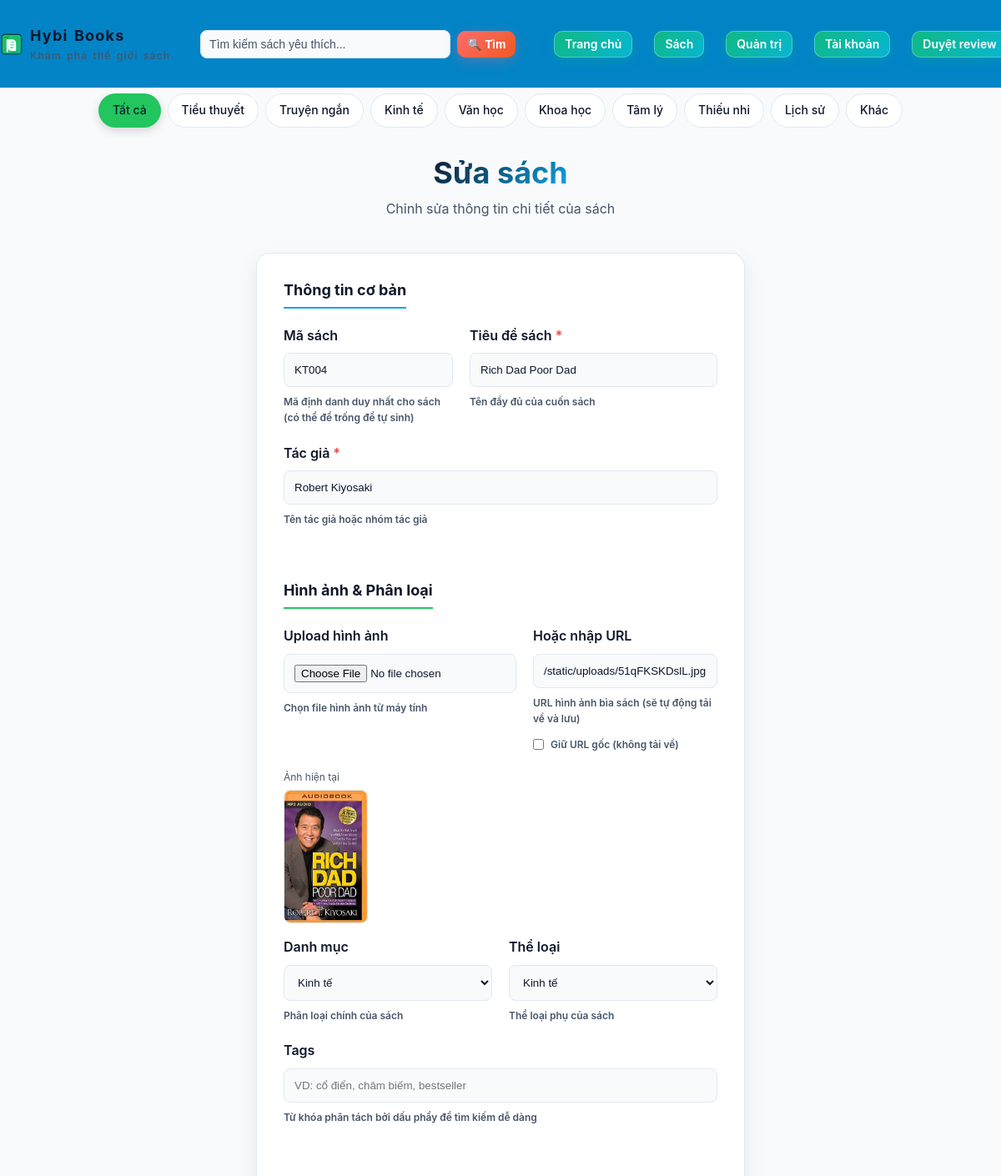
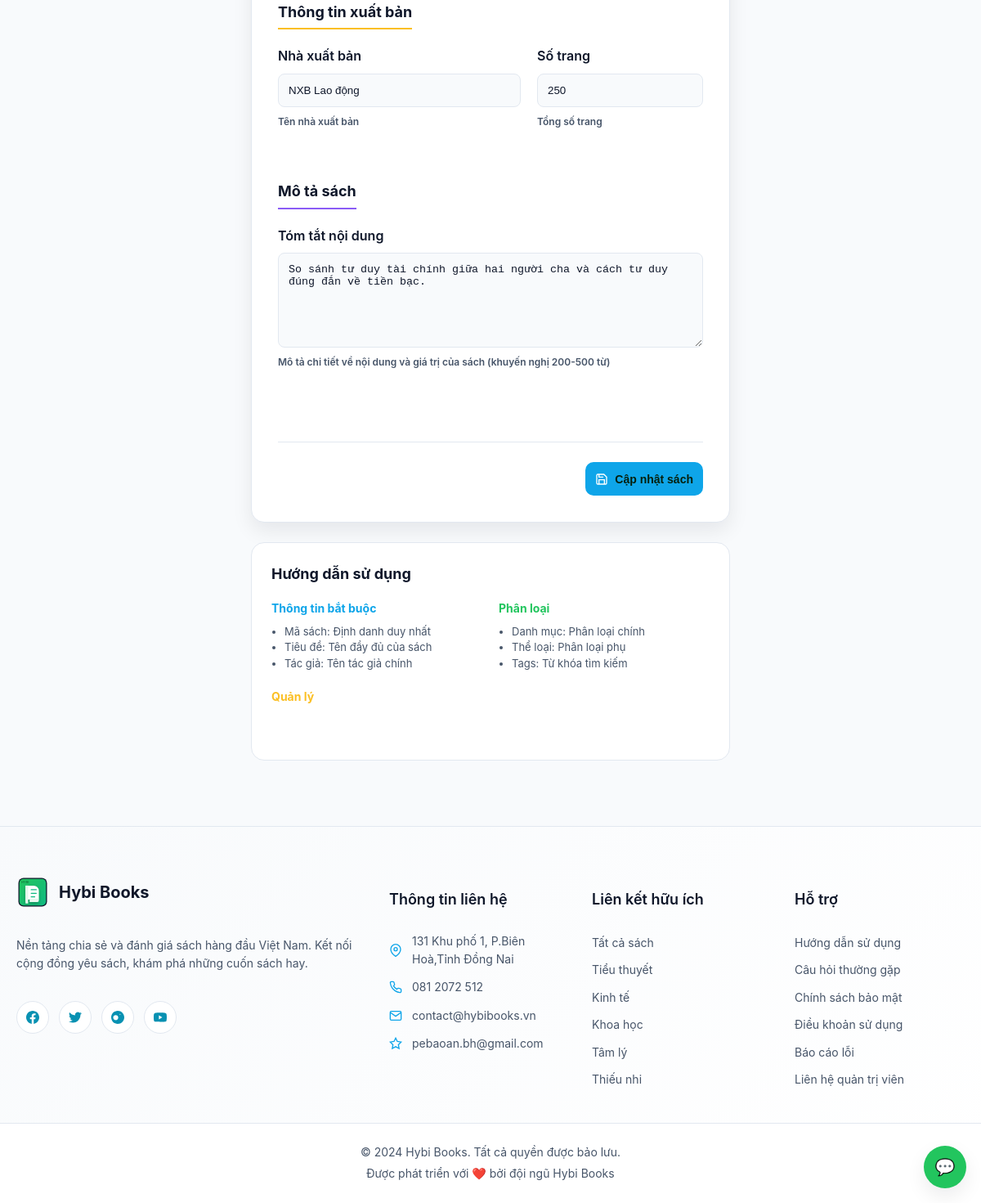
The app's page /admin/books/63/edit (signed in) with its own data (2 pictures, top to bottom).
### tables this page shows
CREATE TABLE books (
    id INTEGER PRIMARY KEY AUTOINCREMENT,
    title TEXT NOT NULL,
    author TEXT NOT NULL,
    cover_url TEXT,
    description TEXT,
    created_at DATETIME DEFAULT CURRENT_TIMESTAMP
, genre TEXT, publisher TEXT, num_pages INTEGER, book_code TEXT, category_id INTEGER REFERENCES categories(id));

### app.py (the view, shortened to what this page needs)
    @app.route("/admin/books/<int:book_id>/edit", methods=["GET", "POST"])
    @admin_required
    def admin_books_edit(book_id: int):
        db = get_db()
        book = db.execute(
            "SELECT id, title, author, cover_url, description, genre, publisher, num_pages, book_code, category_id FROM books WHERE id=?",
            (book_id,),
        ).fetchone()
        if not book:
            flash("Không tìm thấy sách.")
            return redirect(url_for("admin_books"))
        categories = db.execute("SELECT id, name FROM categories ORDER BY name").fetchall()
        tags = db.execute(
            "SELECT t.name FROM tags t JOIN book_tags bt ON bt.tag_id=t.id WHERE bt.book_id=? ORDER BY t.name",
            (book_id,),
        ).fetchall()
        return render_template("admin_book_form.html", book=book, is_edit=True, categories=categories, tags=", ".join([r[0] for r in tags]))

### templates/admin_book_form.html (shortened to what this page needs)
{% extends 'base.html' %}
{% block content %}
<div class="page-header">
  <h1 class="page-title">{% if is_edit %}Sửa sách{% else %}Thêm sách mới{% endif %}</h1>
  <p class="page-subtitle">{% if is_edit %}Chỉnh sửa thông tin chi tiết của sách{% else %}Thêm sách mới vào thư viện{% endif %}</p>
</div>
<div class="form-container" style="background: var(--panel); border: 1px solid var(--border); border-radius: 16px; padding: 32px; margin: 24px 0; box-shadow: var(--shadow);">
  <form method="post" class="form" action="{% if is_edit %}{{ url_for('admin_books_edit', book_id=book.id) }}{% else %}{{ url_for('admin_books_new') }}{% endif %}" enctype="multipart/form-data" onsubmit="return validateForm()">
  <div class="form-section" style="margin-bottom: 32px;">
    <h3 style="color: var(--text); margin: 0 0 20px 0; font-size: 18px; border-bottom: 2px solid var(--primary); padding-bottom: 8px;">Thông tin cơ bản</h3>
    <div style="display: grid; grid-template-columns: 1fr 2fr; gap: 20px; margin-bottom: 20px;">
      <label style="display: flex; flex-direction: column; gap: 8px;">
        <span style="font-weight: 600; color: var(--text);">Mã sách {% if not is_edit %}<span style="color: #ef4444;">*</span>{% endif %}</span>
        <input name="book_code" {% if not is_edit %}required{% endif %} placeholder="VD: BK1001" value="{{ (book.book_code if book else '') }}" style="padding: 12px; border-radius: 8px; border: 1px solid var(--border); background: var(--bg); color: var(--text);">
        <small style="color: var(--muted); font-size: 12px;">Mã định danh duy nhất cho sách (có thể để trống để tự sinh)</small>
      </label>
      <label style="display: flex; flex-direction: column; gap: 8px;">
        <span style="font-weight: 600; color: var(--text);">Tiêu đề sách <span style="color: #ef4444;">*</span></span>
        <input name="title" required value="{{ (book.title if book else '') }}" style="padding: 12px; border-radius: 8px; border: 1px solid var(--border); background: var(--bg); color: var(--text);">
        <small style="color: var(--muted); font-size: 12px;">Tên đầy đủ của cuốn sách</small>
      </label>
    </div>
    <label style="display: flex; flex-direction: column; gap: 8px; margin-bottom: 20px;">
      <span style="font-weight: 600; color: var(--text);">Tác giả <span style="color: #ef4444;">*</span></span>
      <input name="author" required value="{{ (book.author if book else '') }}" style="padding: 12px; border-radius: 8px; border: 1px solid var(--border); background: var(--bg); color: var(--text);">
      <small style="color: var(--muted); font-size: 12px;">Tên tác giả hoặc nhóm tác giả</small>
    </label>
  </div>
{% if adding_disabled and not is_edit %}
  <div class="alert" style="background: #fef3c7; border: 1px solid #f59e0b; border-radius: 8px; padding: 16px; margin: 20px 0;">
    <p style="color: #92400e; margin: 0;">⚠️ Chức năng thêm sách tạm thời bị vô hiệu hóa. Vui lòng kiểm tra lại cấu hình database.</p>
  </div>
  <div class="actions">
    <a class="btn secondary" href="{{ url_for('admin_books') }}">← Quay lại</a>
  </div>
{% else %}
  <div class="form-section" style="margin-bottom: 32px;">
    <h3 style="color: var(--text); margin: 0 0 20px 0; font-size: 18px; border-bottom: 2px solid var(--accent); padding-bottom: 8px;">Hình ảnh & Phân loại</h3>
    <div style="display: grid; grid-template-columns: 1fr 1fr; gap: 20px; margin-bottom: 20px;">
      <label style="display: flex; flex-direction: column; gap: 8px;">
        <span style="font-weight: 600; color: var(--text);">Upload hình ảnh</span>
        <input type="file" name="cover_file" accept="image/*" style="padding: 12px; border-radius: 8px; border: 1px solid var(--border); background: var(--bg); color: var(--text);">
        <small style="color: var(--muted); font-size: 12px;">Chọn file hình ảnh từ máy tính</small>
      </label>
      <label style="display: flex; flex-direction: column; gap: 8px;">
        <span style="font-weight: 600; color: var(--text);">Hoặc nhập URL</span>
        <input name="cover_url" placeholder="https://example.com/book-cover.jpg" value="{{ (book.cover_url if book else '') }}" style="padding: 12px; border-radius: 8px; border: 1px solid var(--border); background: var(--bg); color: var(--text);">
        <small style="color: var(--muted); font-size: 12px;">URL hình ảnh bìa sách (sẽ tự động tải về và lưu)</small>
        <label style="display: flex; align-items: center; gap: 8px; margin-top: 4px;">
          <input type="checkbox" name="keep_external_url" value="1" style="margin: 0;">
          <span style="font-size: 12px; color: var(--muted);">Giữ URL gốc (không tải về)</span>
        </label>
      </label>
    </div>
    {% if is_edit and book and book.cover_url %}
    <div style="display:flex; gap:20px; align-items:flex-start; margin: 4px 0 16px 0; flex-wrap: wrap;">
      <div style="display:flex; flex-direction:column; gap:6px;">
        <span style="font-size: 12px; color: var(--muted);">Ảnh hiện tại</span>
        <img src="{{ book.cover_url }}" alt="Bìa hiện tại" style="max-height: 160px; border:1px solid var(--border); border-radius:8px; background:#fff;">
      </div>
    </div>
    {% endif %}
    <div style="display: grid; grid-template-columns: 1fr 1fr; gap: 20px; margin-bottom: 20px;">
      <label style="display: flex; flex-direction: column; gap: 8px;">
        <span style="font-weight: 600; color: var(--text);">Danh mục</span>
        <select name="category_id" style="padding: 12px; border-radius: 8px; border: 1px solid var(--border); background: var(--bg); color: var(--text);">
          {% set cur_cat = (book.category_id if book else None) %}
          {% for c in (categories or []) %}
            <option value="{{ c.id }}" {% if cur_cat==c.id %}selected{% endif %}>{{ c.name }}</option>
          {% endfor %}
        </select>
        <small style="color: var(--muted); font-size: 12px;">Phân loại chính của sách</small>
      </label>
      <label style="display: flex; flex-direction: column; gap: 8px;">
        <span style="font-weight: 600; color: var(--text);">Thể loại</span>
        <select name="genre" style="padding: 12px; border-radius: 8px; border: 1px solid var(--border); background: var(--bg); color: var(--text);">
          {% set gval = book.genre if book else '' %}
          {% for opt in ['Tiểu thuyết','Truyện ngắn','Kinh tế','Văn học','Khoa học','Tâm lý','Thiếu nhi','Lịch sử','Khác'] %}
            <option value="{{ opt }}" {% if gval==opt %}selected{% endif %}>{{ opt }}</option>
          {% endfor %}
        </select>
        <small style="color: var(--muted); font-size: 12px;">Thể loại phụ của sách</small>
      </label>
    </div>
    <label style="display: flex; flex-direction: column; gap: 8px; margin-bottom: 20px;">
      <span style="font-weight: 600; color: var(--text);">Tags</span>
      <input name="tags" placeholder="VD: cổ điển, châm biếm, bestseller" value="{{ (tags if tags else '') }}" style="padding: 12px; border-radius: 8px; border: 1px solid var(--border); background: var(--bg); color: var(--text);">
      <small style="color: var(--muted); font-size: 12px;">Từ khóa phân tách bởi dấu phẩy để tìm kiếm dễ dàng</small>
    </label>
  </div>
  <div class="form-section" style="margin-bottom: 32px;">
    <h3 style="color: var(--text); margin: 0 0 20px 0; font-size: 18px; border-bottom: 2px solid #fbbf24; padding-bottom: 8px;">Thông tin xuất bản</h3>
    <div style="display: grid; grid-template-columns: 2fr 1fr; gap: 20px; margin-bottom: 20px;">
      <label style="display: flex; flex-direction: column; gap: 8px;">
        <span style="font-weight: 600; color: var(--text);">Nhà xuất bản</span>
        <input name="publisher" placeholder="VD: NXB Trẻ, Nhã Nam, Alpha Books" value="{{ (book.publisher if book else '') }}" style="padding: 12px; border-radius: 8px; border: 1px solid var(--border); background: var(--bg); color: var(--text);">
        <small style="color: var(--muted); font-size: 12px;">Tên nhà xuất bản</small>
      </label>
      <label style="display: flex; flex-direction: column; gap: 8px;">
        <span style="font-weight: 600; color: var(--text);">Số trang</span>
        <input name="num_pages" type="number" min="1" step="1" placeholder="320" value="{{ (book.num_pages if book and book.num_pages is not none else '') }}" style="padding: 12px; border-radius: 8px; border: 1px solid var(--border); background: var(--bg); color: var(--text);">
        <small style="color: var(--muted); font-size: 12px;">Tổng số trang</small>
      </label>
    </div>
  </div>
  <div class="form-section" style="margin-bottom: 32px;">
    <h3 style="color: var(--text); margin: 0 0 20px 0; font-size: 18px; border-bottom: 2px solid #8b5cf6; padding-bottom: 8px;">Mô tả sách</h3>
    <label style="display: flex; flex-direction: column; gap: 8px;">
      <span style="font-weight: 600; color: var(--text);">Tóm tắt nội dung</span>
      <textarea name="description" rows="6" placeholder="Nhập mô tả chi tiết về nội dung, chủ đề và giá trị của cuốn sách..." style="padding: 12px; border-radius: 8px; border: 1px solid var(--border); background: var(--bg); color: var(--text); resize: vertical;">{{ (book.description if book else '') }}</textarea>
      <small style="color: var(--muted); font-size: 12px;">Mô tả chi tiết về nội dung và giá trị của sách (khuyến nghị 200-500 từ)</small>
    </label>
    {% if is_edit and book %}
    <div style="display:flex; gap:8px; margin-top:10px; flex-wrap:wrap">
      <button class="btn secondary" type="button" onclick="document.getElementById('enhanceDescForm').requestSubmit()">Viết mô tả dài hơn</button>
      <button class="btn secondary" type="button" onclick="document.getElementById('genReviewForm').requestSubmit()">Tạo review biên tập</button>
    </div>
    {% endif %}
  </div>
  <div class="form-actions" style="display: flex; gap: 12px; justify-content: flex-end; padding-top: 24px; border-top: 1px solid var(--border);">
    <a class="btn secondary" href="{{ url_for('admin_books') }}" style="text-decoration: none;">
      <svg width="16" height="16" viewBox="0 0 24 24" fill="none" stroke="currentColor" stroke-width="2">
        <path d="M19 12H5M12 19l-7-7 7-7"/>
      </svg>
      <span>Hủy bỏ</span>
    </a>
    <button class="btn" type="submit" style="display: flex; align-items: center; gap: 8px;">
      <svg width="16" height="16" viewBox="0 0 24 24" fill="none" stroke="currentColor" stroke-width="2">
        <path d="M19 21H5a2 2 0 01-2-2V5a2 2 0 012-2h11l5 5v11a2 2 0 01-2 2z"/>
        <polyline points="17,21 17,13 7,13 7,21"/>
        <polyline points="7,3 7,8 15,8"/>
      </svg>
      <span>{% if is_edit %}Cập nhật sách{% else %}Lưu sách mới{% endif %}</span>
    </button>
  </div>
{% endif %}
  </form>
</div>
<div class="form-help" style="background: var(--panel); border: 1px solid var(--border); border-radius: 16px; padding: 24px; margin: 24px 0;">
  <h3 style="color: var(--text); margin: 0 0 16px 0; font-size: 18px;">Hướng dẫn sử dụng</h3>
  <div style="display: grid; grid-template-columns: repeat(auto-fit, minmax(250px, 1fr)); gap: 20px;">
    <div>
      <h4 style="color: var(--primary); margin: 0 0 8px 0; font-size: 14px;">Thông tin bắt buộc</h4>
      <ul style="color: var(--muted); margin: 0; font-size: 13px; line-height: 1.5; padding-left: 16px;">
        <li>Mã sách: Định danh duy nhất</li>
        <li>Tiêu đề: Tên đầy đủ của sách</li>
        <li>Tác giả: Tên tác giả chính</li>
      </ul>
    </div>
    <div>
      <h4 style="color: var(--accent); margin: 0 0 8px 0; font-size: 14px;">Phân loại</h4>
      <ul style="color: var(--muted); margin: 0; font-size: 13px; line-height: 1.5; padding-left: 16px;">
        <li>Danh mục: Phân loại chính</li>
        <li>Thể loại: Phân loại phụ</li>
        <li>Tags: Từ khóa tìm kiếm</li>
      </ul>
    </div>
    <div>
      <h4 style="color: #fbbf24; margin: 0 0 8px 0; font-size: 14px;">Quản lý</h4>
      <div style="display: flex; gap: 12px; flex-wrap: wrap;">
        <a href="{{ url_for('admin_categories') }}" class="btn secondary" style="text-decoration: none; font-size: 12px; padding: 6px 12px;">Danh mục</a>
        <a href="{{ url_for('admin_tags') }}" class="btn secondary" style="text-decoration: none; font-size: 12px; padding: 6px 12px;">Tags</a>
        <a href="{{ url_for('admin_books') }}" class="btn secondary" style="text-decoration: none; font-size: 12px; padding: 6px 12px;">Danh sách</a>
      </div>
    </div>
  </div>
</div>
{% endblock %}

### records on screen
books: book_code "KT004", title "Rich Dad Poor Dad", author "Robert Kiyosaki", cover_url "/static/uploads/51qFKSKDslL.jpg", cover_url (picture), genre "Kinh tế", publisher "NXB Lao động", num_pages "250", description "So sánh tư duy tài chính giữa hai người cha và cách tư duy đúng đắn về tiền bạc."

### other values on screen
form field category_id "Kinh tế"
